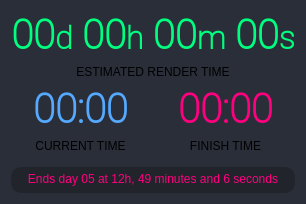
                     <widget class="QFrame" name="frame_div_render_time">
                      <property name="minimumSize">
                       <size>
                        <width>0</width>
                        <height>160</height>
                       </size>
                      </property>
                      <property name="styleSheet">
                       <string notr="true">background-color: rgb(41, 46, 57);
border-radius: 10px;
</string>
                      </property>
                      <property name="frameShape">
                       <enum>QFrame::StyledPanel</enum>
                      </property>
                      <property name="frameShadow">
                       <enum>QFrame::Raised</enum>
                      </property>
                      <layout class="QVBoxLayout" name="verticalLayout_19">
                       <item>
                        <layout class="QGridLayout" name="gridLayout_5">
                         <item row="0" column="0" colspan="2">
                          <widget class="QLabel" name="label_render_time">
                           <property name="font">
                            <font>
                             <family>Roboto Thin</family>
                             <pointsize>30</pointsize>
                             <weight>75</weight>
                             <bold>true</bold>
                            </font>
                           </property>
                           <property name="styleSheet">
                            <string notr="true">color: rgb(0, 255, 127);</string>
                           </property>
                           <property name="text">
                            <string>00&lt;small&gt;d&lt;/small&gt; 00&lt;small&gt;h&lt;/small&gt; 00&lt;small&gt;m&lt;/small&gt; 00&lt;small&gt;s</string>
                           </property>
                           <property name="alignment">
                            <set>Qt::AlignCenter</set>
                           </property>
                          </widget>
                         </item>
                         <item row="1" column="0" colspan="2">
                          <widget class="QLabel" name="label_machines_2">
                           <property name="maximumSize">
                            <size>
                             <width>16777215</width>
                             <height>20</height>
                            </size>
                           </property>
                           <property name="font">
                            <font>
                             <family>Segoe UI</family>
                            </font>
                           </property>
                           <property name="styleSheet">
                            <string notr="true"/>
                           </property>
                           <property name="lineWidth">
                            <number>1</number>
                           </property>
                           <property name="text">
                            <string>ESTIMATED RENDER TIME</string>
                           </property>
                           <property name="alignment">
                            <set>Qt::AlignCenter</set>
                           </property>
                          </widget>
                         </item>
                         <item row="2" column="0">
                          <widget class="QLabel" name="label_current_time">
                           <property name="font">
                            <font>
                             <family>Roboto Thin</family>
                             <pointsize>30</pointsize>
                             <weight>75</weight>
                             <bold>true</bold>
                            </font>
                           </property>
                           <property name="styleSheet">
                            <string notr="true">color: rgb(85, 170, 255);</string>
                           </property>
                           <property name="text">
                            <string>00:00</string>
                           </property>
                           <property name="alignment">
                            <set>Qt::AlignCenter</set>
                           </property>
                          </widget>
                         </item>
                         <item row="2" column="1">
                          <widget class="QLabel" name="label_finish_time">
                           <property name="font">
                            <font>
                             <family>Roboto Thin</family>
                             <pointsize>30</pointsize>
                             <weight>75</weight>
                             <bold>true</bold>
                            </font>
                           </property>
                           <property name="styleSheet">
                            <string notr="true">color: rgb(255, 0, 127);</string>
                           </property>
                           <property name="text">
                            <string>00:00</string>
                           </property>
                           <property name="alignment">
                            <set>Qt::AlignCenter</set>
                           </property>
                          </widget>
                         </item>
                         <item row="3" column="0">
                          <widget class="QLabel" name="label_machines_3">
                           <property name="maximumSize">
                            <size>
                             <width>16777215</width>
                             <height>20</height>
                            </size>
                           </property>
                           <property name="font">
                            <font>
                             <family>Segoe UI</family>
                            </font>
                           </property>
                           <property name="styleSheet">
                            <string notr="true"/>
                           </property>
                           <property name="lineWidth">
                            <number>1</number>
                           </property>
                           <property name="text">
                            <string>CURRENT TIME</string>
                           </property>
                           <property name="alignment">
                            <set>Qt::AlignCenter</set>
                           </property>
                          </widget>
                         </item>
                         <item row="3" column="1">
                          <widget class="QLabel" name="label_machines_5">
                           <property name="maximumSize">
                            <size>
                             <width>16777215</width>
                             <height>20</height>
                            </size>
                           </property>
                           <property name="font">
                            <font>
                             <family>Segoe UI</family>
                            </font>
                           </property>
                           <property name="styleSheet">
                            <string notr="true"/>
                           </property>
                           <property name="lineWidth">
                            <number>1</number>
                           </property>
                           <property name="text">
                            <string>FINISH TIME</string>
                           </property>
                           <property name="alignment">
                            <set>Qt::AlignCenter</set>
                           </property>
                          </widget>
                         </item>
                         <item row="4" column="0" colspan="2">
                          <widget class="QLabel" name="label_day_end">
                           <property name="font">
                            <font>
                             <family>Segoe UI</family>
                            </font>
                           </property>
                           <property name="styleSheet">
                            <string notr="true">background-color: rgb(33, 37, 43);
border-radius: 10px;
padding: 5px;
padding-bottom: 7px;
margin-top: 8px;
color: rgb(255, 0, 127);</string>
                           </property>
                           <property name="lineWidth">
                            <number>1</number>
                           </property>
                           <property name="text">
                            <string>Ends day 05 at 12h, 49 minutes and 6 seconds</string>
                           </property>
                           <property name="alignment">
                            <set>Qt::AlignCenter</set>
                           </property>
                          </widget>
                         </item>
                        </layout>
                       </item>
                      </layout>
                     </widget>
